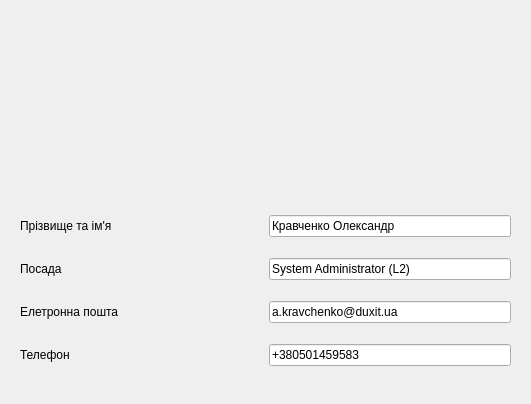
<?xml version="1.0" encoding="UTF-8"?>
<ui version="4.0">
 <class>EmployeeSashaKravchenko</class>
 <widget class="QDialog" name="EmployeeSashaKravchenko">
  <property name="geometry">
   <rect>
    <x>0</x>
    <y>0</y>
    <width>531</width>
    <height>404</height>
   </rect>
  </property>
  <property name="windowTitle">
   <string>Олександр Кравченко</string>
  </property>
  <widget class="QLabel" name="label">
   <property name="geometry">
    <rect>
     <x>20</x>
     <y>20</y>
     <width>161</width>
     <height>161</height>
    </rect>
   </property>
   <property name="text">
    <string/>
   </property>
   <property name="pixmap">
    <pixmap>C:/Users/pasha/Downloads/Telegram Desktop/image_2019-12-12_23-19-46.png</pixmap>
   </property>
  </widget>
  <widget class="QWidget" name="layoutWidget">
   <property name="geometry">
    <rect>
     <x>20</x>
     <y>200</y>
     <width>491</width>
     <height>181</height>
    </rect>
   </property>
   <layout class="QVBoxLayout" name="employeeSashaKravchenkoVerticalLayout">
    <item>
     <layout class="QHBoxLayout" name="nameHorizontalLayout">
      <item>
       <widget class="QLabel" name="nameLabel">
        <property name="text">
         <string>Прізвище та ім'я</string>
        </property>
       </widget>
      </item>
      <item>
       <widget class="QLineEdit" name="nameLineEdit">
        <property name="sizePolicy">
         <sizepolicy hsizetype="Minimum" vsizetype="Fixed">
          <horstretch>0</horstretch>
          <verstretch>0</verstretch>
         </sizepolicy>
        </property>
        <property name="text">
         <string>Кравченко Олександр</string>
        </property>
        <property name="readOnly">
         <bool>true</bool>
        </property>
       </widget>
      </item>
     </layout>
    </item>
    <item>
     <layout class="QHBoxLayout" name="positionHorizontalLayout">
      <item>
       <widget class="QLabel" name="positionLabel">
        <property name="text">
         <string>Посада</string>
        </property>
       </widget>
      </item>
      <item>
       <widget class="QLineEdit" name="positionLineEdit">
        <property name="sizePolicy">
         <sizepolicy hsizetype="Minimum" vsizetype="Fixed">
          <horstretch>0</horstretch>
          <verstretch>0</verstretch>
         </sizepolicy>
        </property>
        <property name="text">
         <string>System Administrator (L2)</string>
        </property>
        <property name="readOnly">
         <bool>true</bool>
        </property>
       </widget>
      </item>
     </layout>
    </item>
    <item>
     <layout class="QHBoxLayout" name="emailHorizontalLayout">
      <item>
       <widget class="QLabel" name="emailLabel">
        <property name="text">
         <string>Елетронна пошта</string>
        </property>
       </widget>
      </item>
      <item>
       <widget class="QLineEdit" name="emailLineEdit">
        <property name="sizePolicy">
         <sizepolicy hsizetype="Minimum" vsizetype="Fixed">
          <horstretch>0</horstretch>
          <verstretch>0</verstretch>
         </sizepolicy>
        </property>
        <property name="text">
         <string>a.kravchenko@duxit.ua</string>
        </property>
        <property name="readOnly">
         <bool>true</bool>
        </property>
       </widget>
      </item>
     </layout>
    </item>
    <item>
     <layout class="QHBoxLayout" name="phoneHorizontalLayout">
      <item>
       <widget class="QLabel" name="phoneLabel">
        <property name="text">
         <string>Телефон</string>
        </property>
       </widget>
      </item>
      <item>
       <widget class="QLineEdit" name="phoneLineEdit">
        <property name="sizePolicy">
         <sizepolicy hsizetype="Minimum" vsizetype="Fixed">
          <horstretch>0</horstretch>
          <verstretch>0</verstretch>
         </sizepolicy>
        </property>
        <property name="text">
         <string>+380501459583</string>
        </property>
        <property name="readOnly">
         <bool>true</bool>
        </property>
       </widget>
      </item>
     </layout>
    </item>
   </layout>
  </widget>
  <zorder>layoutWidget</zorder>
  <zorder>label</zorder>
 </widget>
 <resources/>
 <connections/>
</ui>
